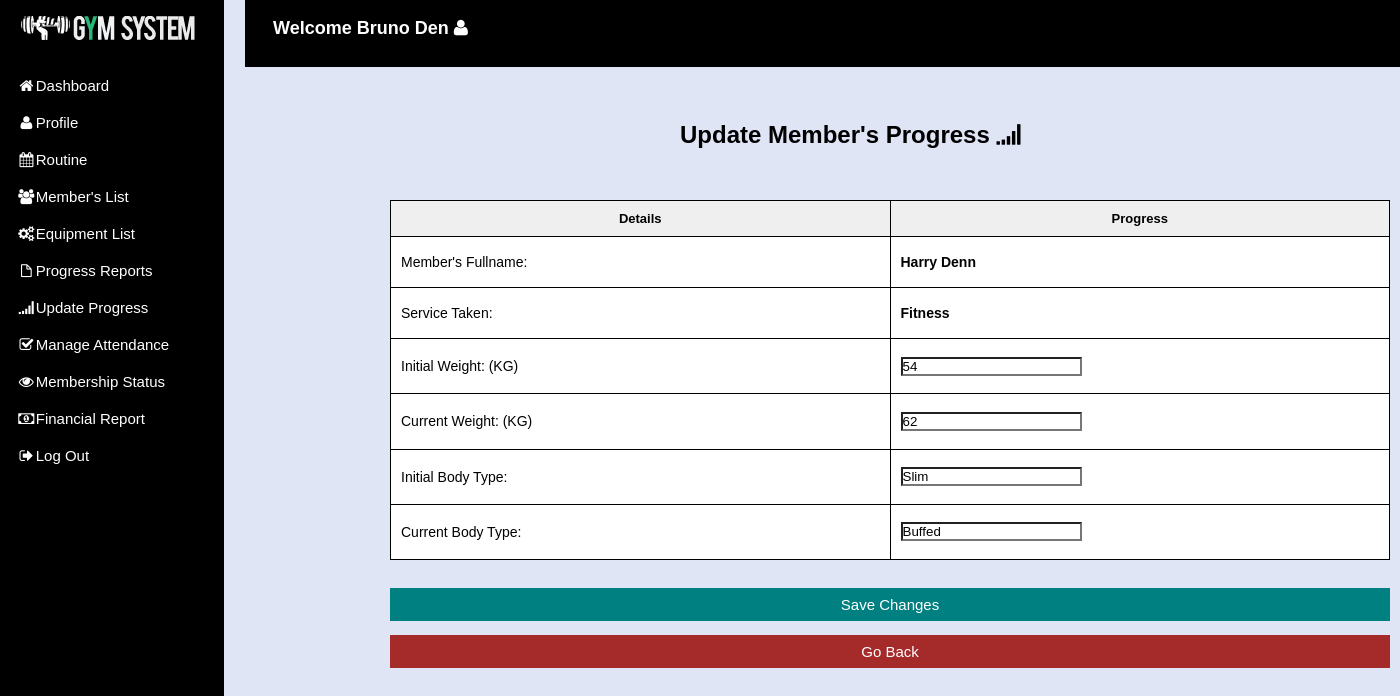
/crudapp/apurbo/staff-pages/update-progress.php?id=1 (signed in), run on the app's committed database.
### tables this page shows
CREATE TABLE `staffs` (
  `staff_id` int NOT NULL AUTO_INCREMENT,
  `username` varchar(50) NOT NULL,
  `password` varchar(50) NOT NULL,
  `email` varchar(50) NOT NULL,
  `fullname` varchar(50) NOT NULL,
  `address` varchar(20) NOT NULL,
  `designation` varchar(20) NOT NULL,
  `gender` varchar(10) NOT NULL,
  `contact` int(10) NOT NULL,
   PRIMARY KEY (staff_id)    
);

CREATE TABLE `members` (
  `member_id` int NOT NULL AUTO_INCREMENT,
  `fullname` varchar(20) NOT NULL,
  `username` varchar(20) NOT NULL,
  `password` varchar(100) NOT NULL,
  `gender` varchar(20) NOT NULL,
  `dor` date NOT NULL,
  `address` varchar(20) NOT NULL,
  `contact` varchar(10) NOT NULL,
  `email` varchar(50) NOT NULL,
  PRIMARY KEY (member_id)
);

CREATE TABLE `subscription`(
  `sub_id` int NOT NULL,
  `admin_id` int(11) NOT NULL DEFAULT 1,
  `services` varchar(50) NOT NULL,
  `amount` int(100) NOT NULL,
  `paid_date` date NOT NULL,
  `p_year` int(11) NOT NULL,
  `plan` varchar(100) NOT NULL,
  `status` varchar(20) NOT NULL DEFAULT 'Active',
  PRIMARY KEY (sub_id),
  FOREIGN KEY (sub_id) REFERENCES members(member_id) ON DELETE CASCADE,
  FOREIGN KEY (admin_id) REFERENCES admin(admin_id)
);

CREATE TABLE `progress`(
  `progress_id` int NOT NULL,  
  `ini_weight` varchar(50) NOT NULL,
  `curr_weight` varchar(50) NOT NULL,
  `ini_bodytype` varchar(50) NULL,
  `curr_bodytype` varchar(50) NOT NULL,
  `progress_date` date NOT NULL,
  PRIMARY KEY (progress_id),
  FOREIGN KEY (progress_id) REFERENCES members(member_id) ON DELETE CASCADE
);

### crudapp/apurbo/staff-pages/update-progress.php (the view, shortened to what this page needs)
<!DOCTYPE html>
<html lang="en">
<head>
<link rel="stylesheet" href="css/update1-progress.css?v=<?php echo time(); ?>">
<link rel="stylesheet" href="../css/matrix-style.css" />
 <link rel="stylesheet"  href= "https://cdnjs.cloudflare.com/ajax/libs/font-awesome/6.7.1/css/all.min.css"/>
<link href="../font-awesome/css/font-awesome.css" rel="stylesheet" />
<link rel="stylesheet" href="../css/jquery.gritter.css" />
</head>
<body>
    <?php $page="dashboard"; include 'includes/navbar.php'?>
<h1 class="text" style="margin-left:680px; color:black; margin-top:40px;">Update Member's Progress <i class="icon icon-signal"></i></h1>
<br><br><br>
    <div class="update-profile">
<?php
include 'dbcon.php';
$id=$_GET['id'];
$qry= "select * from members join progress on members.member_id = progress.progress_id join subscription on progress.progress_id = subscription.sub_id where members.member_id='$id'";
$result=mysqli_query($con,$qry);
while($row=mysqli_fetch_array($result)){
?>
<table class='table'>
    <thead>
        <tr>
            <th>Details</th>
            <th>Progress</th>
            </tr>
    </thead>
    <form action="userprogress-req.php" method="POST">
        <tbody>
        <td>Member's Fullname:</td>
        <td><strong><?php echo $row['fullname']; ?></strong></td>
            </tbody>
        <tbody>
        <td>Service Taken:</td>
        <td><strong><?php echo $row['services']; ?></strong></td>
        </tbody>
        <tbody>
        <td>Initial Weight: (KG)</td>
        <td><input id="weight" type="number" name="ini_weight" value='<?php echo $row['ini_weight']; ?>' /></td>
        </tbody>
        <tbody>
        <td>Current Weight: (KG)</td>
        <td><input id="weight" type="number" name="curr_weight" value='<?php echo $row['curr_weight']; ?>' /></td>
        </tbody>
        <tbody>
        <td>Initial Body Type:</td>
        <td><input id="ini_bodytype" type="text" name="ini_bodytype" value='<?php echo $row['ini_bodytype']; ?>' /></td>
        </tbody>
        <tbody>
        <td>Current Body Type:</td>
        <td><input id="curr_bodytype" type="text" name="curr_bodytype" value='<?php echo $row['curr_bodytype']; ?>' /></td>
        </tbody>
        </table>
          <br> <br>
     <button class="btn" type="SUBMIT" href="">Save Changes</button>
    <br>
        <a href="member-prog%20trainer.php">
            <button class="btn1">Go Back</button> </a>
<?php
}
    ?>
</body>
</html>

### crudapp/apurbo/staff-pages/includes/navbar.php (shortened to what this page needs)
<?php
$user_id = $_SESSION['user_id'];
?>
<div class="side-menu">
<div id="header">
  <h1>Perfect Gym</h1>
</div>
    <ul>
    <li><a href="index.php"><i class="icon icon-home"></i>Dashboard</a></li>
    <li><a href="profile.php"><i class="icon icon-user"></i>Profile</a></li>
    <li><a href="routine.php"><i class="icon icon-calendar"></i>Routine</a></li>
    <li><a href="members-list.php"><i class="icon icon-group"></i>Member's List</a></li>
    <li><a href="equipment-list.php"><i class="icon icon-cogs"></i>Equipment List</a></li>
    <li><a href="report.php"><i class="icon icon-file"></i> Progress Reports</a></li>
    <li><a href="member-progress.php"><i class="icon icon-signal"></i>Update Progress</a></li>
    <li><a href="attendance.php"><i class="icon icon-check"></i>Manage Attendance</a></li>
    <li><a href="membership.php"><i class="icon icon-eye-open"></i>Membership Status</a></li>
    <li><a href="finance.php"><i class="icon icon-money"></i>Financial Report</a></li>
    <li><a href="../logout.php"><i class="icon icon-signout"></i>Log Out</a></li>
    </ul>
    </div>
             <?php include "dbcon.php";
                     $qry="SELECT * FROM staffs WHERE staff_id = '$user_id'";
                    $result=mysqli_query($con,$qry);
            while($row=mysqli_fetch_array($result)){ ?>
<div class="main">
<header>
    <h2>Welcome <?php echo $row['fullname']; ?>&nbsp;<i class="icon icon-user"></i></h2>
</header>
</div>
<?php } ?>
    <li class="<?php if($page=='dashboard'){ echo 'active'; }?>"><a href="index.php"><i class="icon icon-home"></i> <span>Dashboard</span></a> </li>

### crudapp/apurbo/staff-pages/css/update1-progress.css (style rules this page uses)
* { margin: 0; padding: 0; box-sizing: border-box; font-family: "Popins", sans-serif; }
body { min-height: 100vh; background: #dfe5f5; width: 100%; overflow: auto; }
li { list-style: none;. }
.side-menu { position: fixed; background: black; width: 16vw; min-height: 100vh; display: flex; flex-direction: column; user-select: none; }
.side-menu li a { font-size: 15px; padding: 10px 17px; color: white; display: flex; align-items: center; text-decoration: none; }
.main { margin-left: 245px; }
header { text-align: center; display: flex; justify-content: space-between; padding: 1.75rem; background-color: black; color: white; user-select: none; }
table { text-align: left; position: relative; border-collapse: collapse; background-color: white; font-size: 14px; height: 45vh; width: 1000px; margin-left: 390px; }
.table thead tr th { text-align: center; color: black; border-radius: 0; position: sticky; top: 0; padding: 10px; font-size: 13px; width: 50%; }
td, th { border: 1px solid black; padding: 10px; color: black; }
.btn { display: block; height:auto; width: 1000px; font-size: 15px; background: teal; padding:7px 0px; border: 1px solid teal; outline: none; cursor: pointer; text-decoration: none; color: white; margin-left:390px; vertical-align: bottom; }
.btn1 { display: block; height:auto; width: 1000px; font-size: 15px; background: brown; padding:7px 0px; border: 1px solid brown; outline: none; cursor: pointer; text-decoration: none; color: white; margin-left: 390px; vertical-align: bottom; }
a { text-decoration: none; }

### crudapp/apurbo/css/matrix-style.css (style rules this page uses)
* { outline: none !important; -moz-outline: none !important; }
html, body { height: 100%; }
body { overflow-x: hidden; margin-top: -10px; font-family: "Open Sans", sans-serif; font-size: 12px; color: #666; }
a { color: #666; }
select, textarea, input[type="text"], input[type="password"], input[type="datetime"], input[type="datetime-local"], input[type="date"], input[type="month"], input[type="time"], input[type="week"], input[type="number"], input[type="email"], input[type="url"], input[type="search"], input[type="tel"], input[type="color"], .uneditable-input, .label, .dropdown-menu, .btn, .well, .progress, .table-bordered, .btn-group > .btn:first-child, .btn-group > .btn:last-child, .btn-group > .btn:last-child, .btn-group > .dropdown-toggle, .alert { border-radius: 0px; }
.btn, textarea, input[type="text"], input[type="password"], input[type="datetime"], input[type="datetime-local"], input[type="date"], input[type="month"], input[type="time"], input[type="week"], input[type="number"], input[type="email"], input[type="url"], input[type="search"], input[type="tel"], input[type="color"], .uneditable-input { box-shadow: none; }
.progress, .progress-success .bar, .progress .bar-success, .progress-warning .bar, .progress .bar-warning, .progress-danger .bar, .progress .bar-danger, .progress-info .bar, .progress .bar-info, .btn, .btn-primary { background-image: none; }
#header { height: 77px; position: relative; width: 100%; z-index: -9; }
#header h1 { background: url("../img/icontest3.png") no-repeat scroll 0 0 transparent; height: 31px; left: 20px; line-height: 600px; overflow: hidden; position: relative; top: 26px; width: 191px; }
.widget-title, .modal-header, .table th, div.dataTables_wrapper .ui-widget-header { background: #efefef; border-bottom: 1px solid #cdcdcd; height: 36px; }
.table th { height: auto; font-size: 10px; padding: 5px 10px 2px; border-bottom: 0; text-align: center; color: #666666; }
form { margin-bottom: 0; }

### data on the page
staffs: fullname "Bruno Den"
members: fullname "Harry Denn", subscription.services "Fitness", ini_weight "54", curr_weight "62", ini_bodytype "Slim", curr_bodytype "Buffed"
